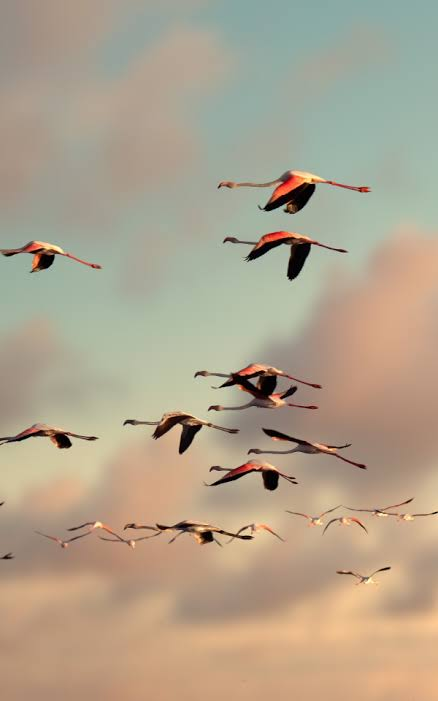
#> input picture images.jpeg, 438 x 701 px
$ python -i opencv.py   (imports and definitions only)
#> lines starting #> are read from the running program, lines starting #| are printed output that depends on the picture; after the words box and inside, x2 and y2 are one past the last pixel; in counts of white or black regions, pixels touching at a corner belong together
import cv2
import numpy as np


def count_birds_in_image(image_path):
    # Görseli yükle
#> called with image_path = 'images.jpeg'
    img = cv2.imread(image_path)
#> img is the input picture: shape (701, 438, 3); mean B, G, R 141.2, 162.6, 176

    # Görseli gri tonlamaya dönüştür
    gray = cv2.cvtColor(img, cv2.COLOR_BGR2GRAY)
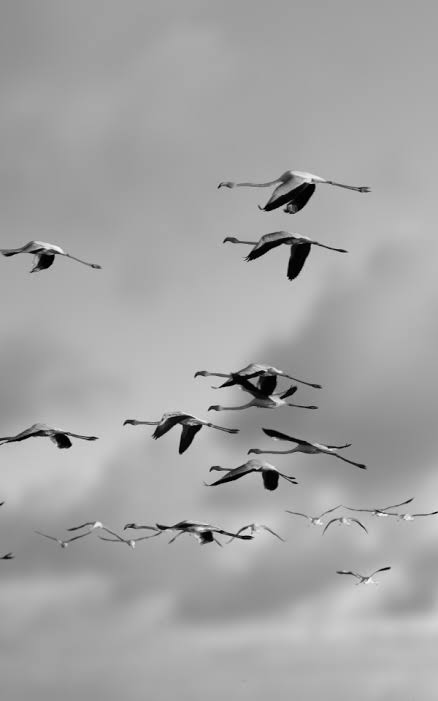
#> gray: shape (701, 438); min 0, max 247, mean 164.2

    # Görseli bulanıklaştır (gürültü azaltma)
    blurred = cv2.GaussianBlur(gray, (5, 5), 0)

    # Görselde kenarları tespit et
    edges = cv2.Canny(blurred, 50, 150)
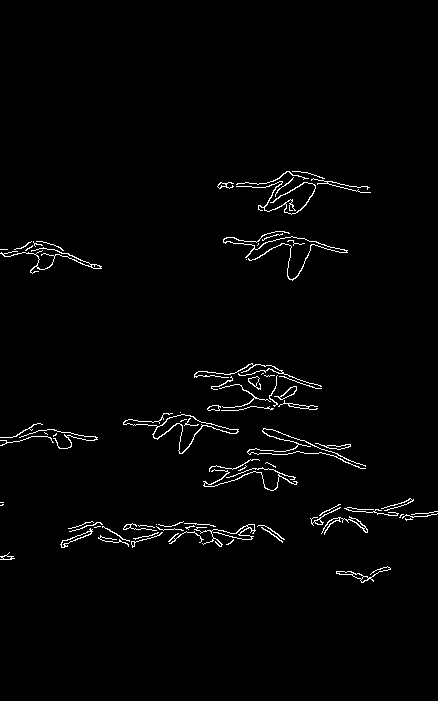
#> edges: shape (701, 438); 1.8% white in thin lines or dots, all inside (x1, y1, x2, y2) = (0, 171, 438, 583)

    # Kontur tespiti yap
    contours, _ = cv2.findContours(
        edges, cv2.RETR_EXTERNAL, cv2.CHAIN_APPROX_SIMPLE)
#> contours = 75 contours, 55 with area under 20; largest, box (x1, y1, x2, y2) and area: (123, 413, 239, 454) 946, (336, 566, 391, 583) 124, (60, 528, 93, 548) 116, (274, 386, 297, 400) 98, (321, 516, 368, 535) 92

    # Kuş sayısını ver
    bird_count = len(contours)
#> bird_count = 75

    # Görseli göster
    # Konturları yeşil renkte çiz
    cv2.drawContours(img, contours, -1, (0, 255, 0), 2)
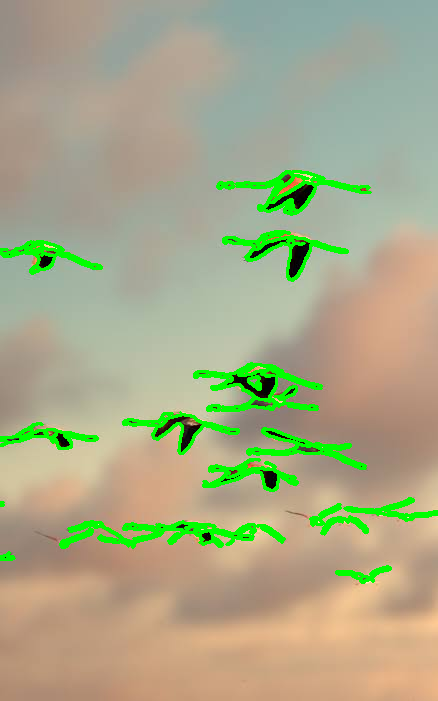
#> img: shape (701, 438, 3); 5.37% of pixels changed, all inside (x1, y1, x2, y2) = (0, 170, 438, 584)

    # Sonuçları yazdır
    print(f"Resimdeki kuş sayısı: {bird_count}")
#| Resimdeki kuş sayısı: 75

    # Görseli ekranda göster (görseli kaydetmek de isteyebilirsiniz)
    cv2.imshow('Birds Detected', img)
    cv2.waitKey(0)
    cv2.destroyAllWindows()

    return bird_count

>>> result = count_birds_in_image('images.jpeg')
#> result = 75
